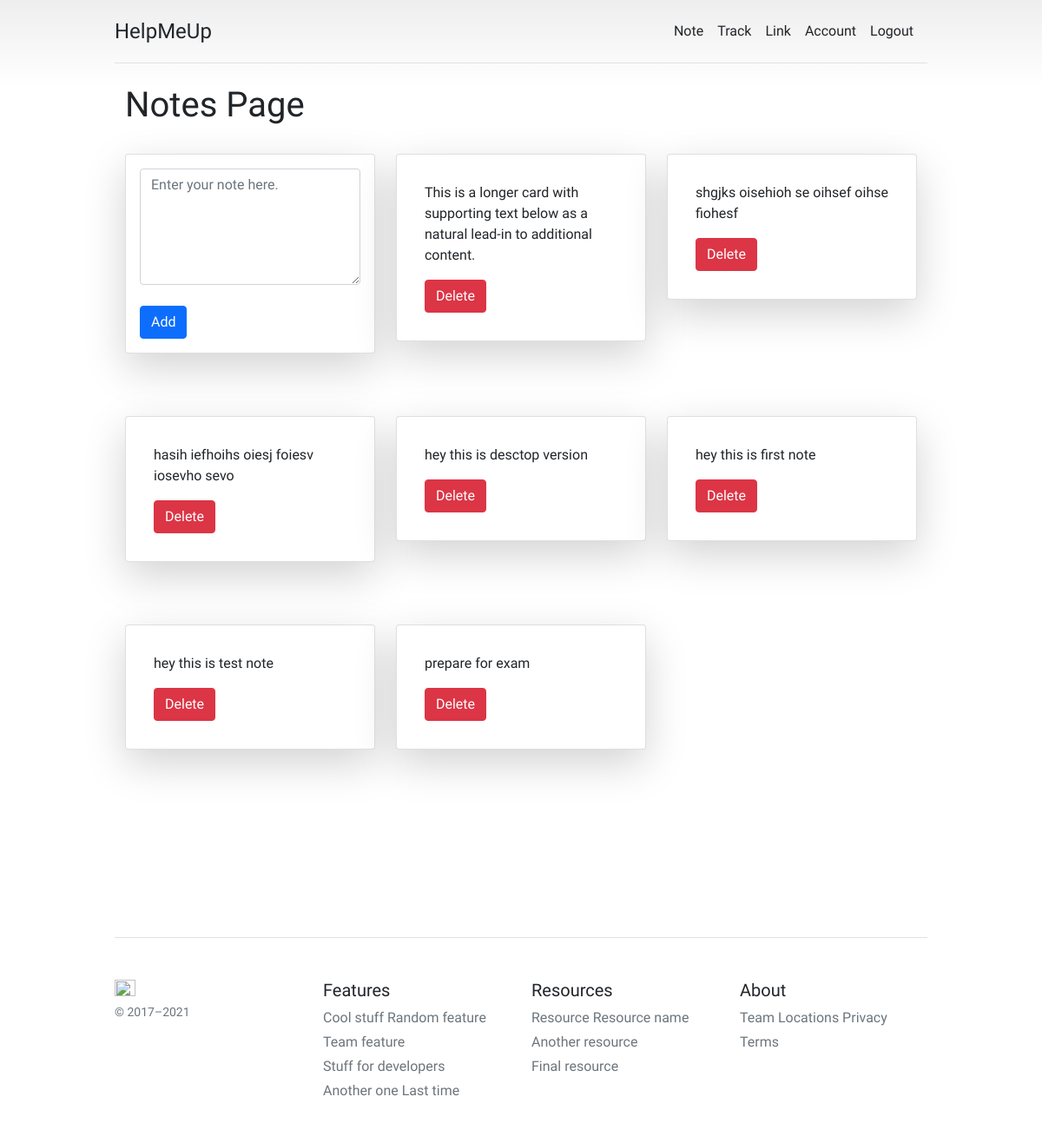
Screenshot of /notes/ (signed in) with the database file from the repository.
### notes/models.py (models this page shows, shortened)
class NOTE(models.Model):
    user = models.ForeignKey(User, on_delete=models.CASCADE)
    content  = models.CharField(max_length=3000)
    created_at = models.DateTimeField(auto_now_add=True)

### notes/views.py (the view, shortened to what this page needs)
# urls.py: path('', views.allNotes, name='allNotes'),
@login_required(login_url='loginUser')
def allNotes(request):
    note  = NOTE.objects.filter(user=request.user).order_by('-created_at')
    paginator = Paginator(note, 12)
    page_number = request.GET.get('page')
    page_obj = paginator.get_page(page_number)
    form = NoteCreateForm()
    context = {
        'notes': note,
        'form': form,
        'page_obj': page_obj
    }
    return render(request, 'note/allNote.html', context)

### notes/forms.py
class NoteCreateForm(ModelForm):
   content = forms.CharField(widget=forms.Textarea(attrs={
        'placeholder': 'Enter your note here.',
        'class': 'form-control',
        'rows':'5'
    }))
   class Meta:
      model = NOTE
      fields = ['content']

### templates/note/allNote.html (shortened to what this page needs)
{% extends "base/base.html" %}
{% block content %}
<div class="container">
  <h1>Notes Page</h1>
  <br>
    <div class="row row-cols-1 row-cols-md-3 g-4">
        <div class="col">
          <div class="card shadow-lg p-3 mb-5 bg-white rounded">
          <form action="" method="POST">
            {{form.content}}
            <br>
            <button type="submit" class="btn btn-primary">Add</button>
          </form>
          </div>
        </div>
    {% for note in page_obj %}
        <div class="col">
          <div class="card shadow-lg p-3 mb-5 bg-white rounded">
            <div class="card-body">
                <p class="card-text">{{note.content}}</p>
              <a href="{% url 'noteDelete' note.id %}" class="btn btn-danger">Delete</a>
            </div>
          </div>
        </div>
    {% endfor %}
</div>
  <div class="text-center" >
    <br>
    <br>
</div>
<br>
<br>
<br>
</div>
{% endblock %}

### templates/base/base.html (style rules this page uses)
body { background-color:rgb((255, 255, 255), 255, 255)!important; font-family: 'Lexend'; }
body { background-image: linear-gradient(180deg, #eee, #fff 100px, #fff); }
.container { max-width: 960px; }

### rows the page displays
NOTE: content "This is a longer card with supporting text below as a natural lead-in to additional content."
NOTE: content "shgjks oisehioh se oihsef oihse fiohesf"
NOTE: content "hasih iefhoihs oiesj foiesv iosevho sevo"
NOTE: content "hey this is desctop version"
NOTE: content "hey this is first note"
NOTE: content "hey this is test note"
NOTE: content "prepare for exam"
